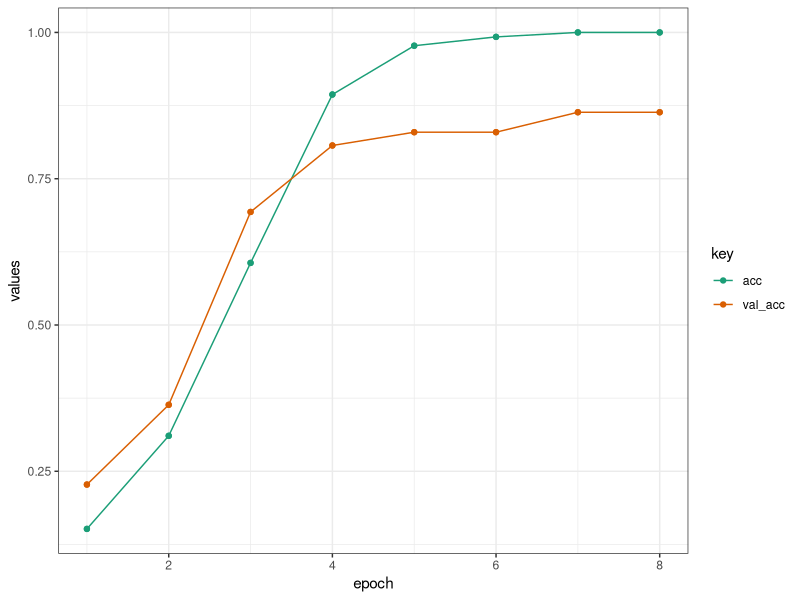
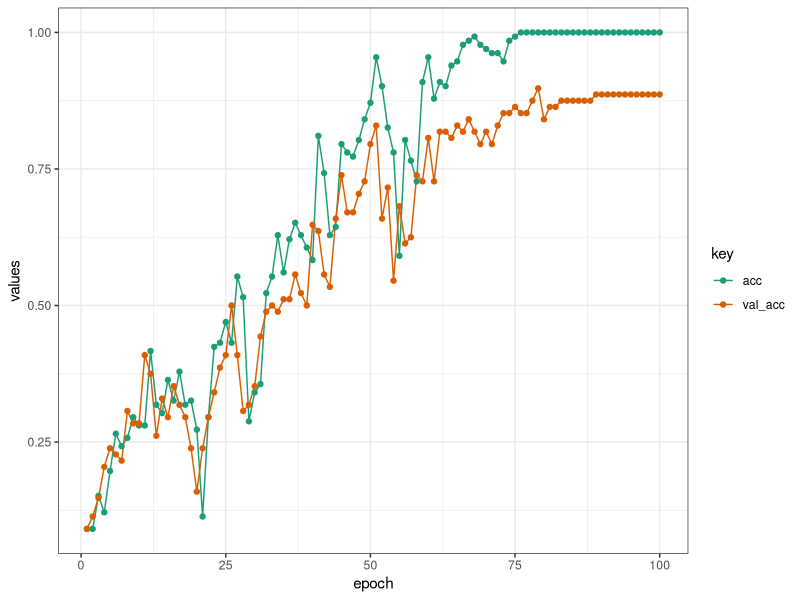

Reproduce these figures in R, in order.
## ---- chunk 1
library(ggplot2)

cnn_2d_results <- data.frame(
  epoch = rep(1:8, 8),
  values = c(6.6163, 2.2952, 1.5238, 0.7705, 0.5397,
            0.4187, 0.3722, 0.3483,
            0.1515, 0.3106, 0.6061, 0.8939, 0.9773,
            0.9924, 1.0000, 1.0000,
            2.1955, 1.7771, 1.0873, 0.6364, 0.5256,
            0.4574, 0.4709, 0.4610,
            0.2273, 0.3636, 0.6932, 0.8068, 0.8295,
            0.8295, 0.8636, 0.8636),
  key = as.factor(rep(c("loss", "acc", "val_loss", 
                        "val_acc"), each = 8))
                          )
plot_df <- subset(cnn_2d_results, key == "acc" | key == "val_acc")
cnn_2d_plot_acc <-  ggplot(data = plot_df, aes(x = epoch, y = values, 
                                            group = key, colour = key))
cnn_2d_plot_acc <-  cnn_2d_plot_acc + geom_line() + geom_point() + theme_bw() +
  scale_color_brewer(palette = "Dark2" ) +
  theme(panel.background = element_rect(fill = "transparent",colour = NA))
cnn_2d_plot_acc
## ---- chunk 2
rnn_2d_results <- data.frame(
  epoch = rep(1:100, each=4),
  values = c(
    2.4524, 0.0909, 2.4137, 0.0909,
    2.4097, 0.0909, 2.3883, 0.1136,
    2.3812, 0.1515, 2.3661, 0.1477,
    2.3620, 0.1212, 2.3560, 0.2045,
    2.3499, 0.1970, 2.3305, 0.2386,
    2.3280, 0.2652, 2.3123, 0.2273,
    2.3080, 0.2424, 2.3032, 0.2159,
    2.2821, 0.2576, 2.2718, 0.3068,
    2.2645, 0.2955, 2.2715, 0.2841,
    2.2583, 0.2803, 2.2459, 0.2841,
    2.2261, 0.2803, 2.2088, 0.4091,
    2.1878, 0.4167, 2.1744, 0.3750,
    2.1544, 0.3182, 2.1812, 0.2614,
    2.1565, 0.3030, 2.1563, 0.3295,
    2.1169, 0.3636, 2.1094, 0.2955,
    2.0612, 0.3258, 2.0706, 0.3523,
    2.0167, 0.3788, 2.0886, 0.3182,
    2.0438, 0.3182, 2.1209, 0.2955,
    2.0941, 0.3258, 2.1678, 0.2386,
    2.1004, 0.2727, 2.2268, 0.1591,
    2.1983, 0.1136, 2.1780, 0.2386,
    2.1290, 0.2955, 2.1137, 0.2955,
    2.0590, 0.4242, 2.0544, 0.3409,
    1.9918, 0.4318, 1.9912, 0.3864,
    1.9174, 0.4697, 1.9181, 0.4091,
    1.8290, 0.4318, 1.8440, 0.5000,
    1.7353, 0.5530, 1.8569, 0.4091,
    1.7162, 0.5152, 1.8910, 0.3068,
    1.8563, 0.2879, 2.1656, 0.3182,
    2.0653, 0.3409, 1.9255, 0.3523,
    1.8524, 0.3561, 1.8218, 0.4432,
    1.7213, 0.5227, 1.7668, 0.4886,
    1.6203, 0.5530, 1.7199, 0.5000,
    1.5798, 0.6288, 1.6671, 0.4886,
    1.4969, 0.5606, 1.6195, 0.5114,
    1.4344, 0.6212, 1.5395, 0.5114,
    1.3336, 0.6515, 1.5943, 0.5568,
    1.3854, 0.6288, 1.5725, 0.5227,
    1.4388, 0.6061, 1.5736, 0.5000,
    1.3418, 0.5833, 1.3506, 0.6477,
    1.1753, 0.8106, 1.3507, 0.6364,
    1.1432, 0.7424, 1.4345, 0.5568,
    1.2973, 0.6288, 1.3438, 0.5341,
    1.1696, 0.6439, 1.2066, 0.6591,
    0.9693, 0.7955, 1.1856, 0.7386,
    0.9615, 0.7803, 1.2802, 0.6705,
    1.0348, 0.7727, 1.2016, 0.6705,
    0.9582, 0.8030, 1.0976, 0.7045,
    0.8730, 0.8409, 1.0269, 0.7273,
    0.8105, 0.8712, 0.9635, 0.7955,
    0.6956, 0.9545, 0.8958, 0.8295,
    0.6802, 0.9015, 1.0727, 0.6591,
    0.7356, 0.8258, 1.0635, 0.7159,
    0.8838, 0.7803, 1.4489, 0.5455,
    1.1147, 0.5909, 1.1047, 0.6818,
    0.8553, 0.8030, 1.1653, 0.6136,
    0.8705, 0.7652, 1.1818, 0.6250,
    0.9303, 0.7273, 0.9958, 0.7386,
    0.6692, 0.9091, 0.9941, 0.7273,
    0.6462, 0.9545, 0.8857, 0.8068,
    0.6324, 0.8788, 0.9647, 0.7273,
    0.5889, 0.9091, 0.8244, 0.8182,
    0.5250, 0.9015, 0.7958, 0.8182,
    0.4503, 0.9394, 0.7480, 0.8068,
    0.3962, 0.9470, 0.6996, 0.8295,
    0.3566, 0.9773, 0.7000, 0.8182,
    0.3280, 0.9848, 0.6503, 0.8409,
    0.3038, 0.9924, 0.6763, 0.8182,
    0.2910, 0.9773, 0.6802, 0.7955,
    0.2997, 0.9697, 0.6521, 0.8182,
    0.2775, 0.9621, 0.7072, 0.7955,
    0.2930, 0.9621, 0.6203, 0.8295,
    0.2501, 0.9470, 0.5766, 0.8523,
    0.1906, 0.9848, 0.5619, 0.8523,
    0.1689, 0.9924, 0.5183, 0.8636,
    0.1505, 1.0000, 0.5238, 0.8523,
    0.1399, 1.0000, 0.5057, 0.8523,
    0.1295, 1.0000, 0.4978, 0.8750,
    0.1193, 1.0000, 0.4714, 0.8977,
    0.1108, 1.0000, 0.4915, 0.8409,
    0.1022, 1.0000, 0.4796, 0.8636,
    0.0939, 1.0000, 0.4783, 0.8636,
    0.0875, 1.0000, 0.4763, 0.8750,
    0.0816, 1.0000, 0.4707, 0.8750,
    0.0763, 1.0000, 0.4660, 0.8750,
    0.0715, 1.0000, 0.4586, 0.8750,
    0.0670, 1.0000, 0.4570, 0.8750,
    0.0631, 1.0000, 0.4505, 0.8750,
    0.0594, 1.0000, 0.4492, 0.8864,
    0.0561, 1.0000, 0.4452, 0.8864,
    0.0531, 1.0000, 0.4418, 0.8864,
    0.0503, 1.0000, 0.4385, 0.8864,
    0.0478, 1.0000, 0.4355, 0.8864,
    0.0456, 1.0000, 0.4322, 0.8864,
    0.0435, 1.0000, 0.4286, 0.8864,
    0.0415, 1.0000, 0.4274, 0.8864,
    0.0396, 1.0000, 0.4254, 0.8864,
    0.0380, 1.0000, 0.4225, 0.8864,
    0.0364, 1.0000, 0.4191, 0.8864,
    0.0349, 1.0000, 0.4157, 0.8864
    ),
  key = as.factor(rep(c("loss", "acc", "val_loss", "val_acc"), 100))
  )
                             
# 2D RNN acc plot
plot_df <- subset(rnn_2d_results, key == "acc" | key == "val_acc")
rnn_2d_plot_acc <-  ggplot(data = plot_df,
                           aes(x = epoch, y = values, 
                               group = key, colour = key))
rnn_2d_plot_acc <-  rnn_2d_plot_acc + geom_line() + geom_point() + theme_bw() + 
  scale_color_brewer(palette = "Dark2" )
rnn_2d_plot_acc

